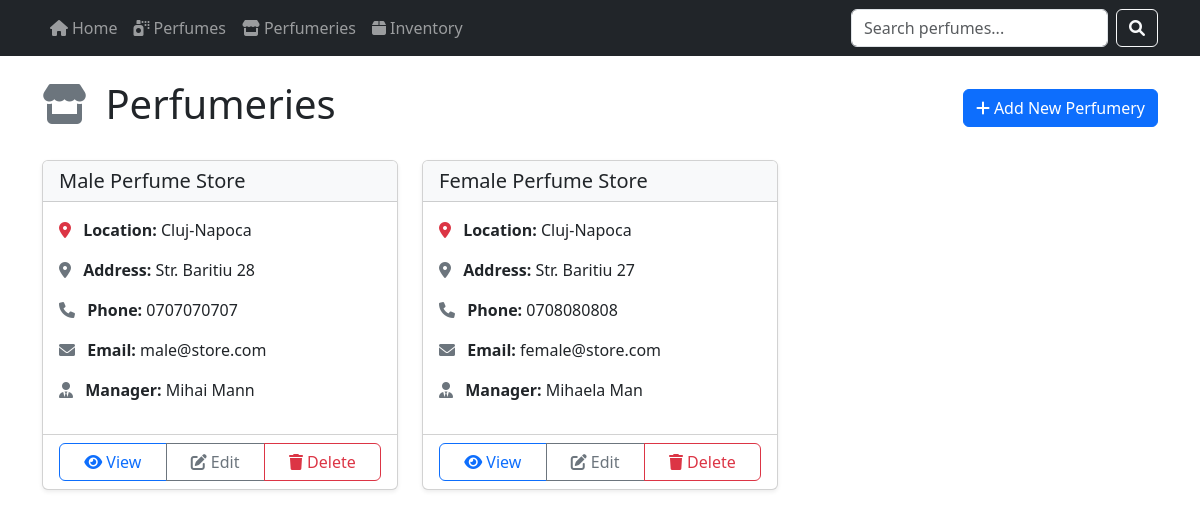
Page /perfumeries on the committed database.
### models/db_models.py (models this page shows, shortened)
class Perfumery(Base):
    __tablename__ = "perfumeries"
    id = Column(Integer, primary_key=True, index=True)
    name = Column(String(100), nullable=False)
    address = Column(String(255), nullable=False)
    city = Column(String(100), nullable=False)
    phone = Column(String(20))
    email = Column(String(100))
    manager_name = Column(String(100))
    inventories = relationship("Inventory", back_populates="perfumery", cascade="all, delete-orphan")

### views/perfumery_views.py (the view)
def list_perfumeries():
    db = next(get_db())
    view = FlaskPerfumeryListView()
    presenter = PerfumeryListPresenter(db, view)
    return presenter.get_all_perfumeries()

### database.py (called while the page is built)
def get_db():
    db = SessionLocal()
    try:
        yield db
    finally:
        db.close()

### models/repository/perfumery_repository.py (called while the page is built)
    def get_all(self, skip: int = 0, limit: int = 100) -> List[Perfumery]:
        return self.db.query(Perfumery).offset(skip).limit(limit).all()

### presenters/perfumery_list_presenter.py (called while the page is built)
    def get_all_perfumeries(self, skip: int = 0, limit: int = 100):
        try:
            perfumeries = self.repository.get_all(skip=skip, limit=limit)
            perfumery_dicts = [self._convert_perfumery_to_dict(p) for p in perfumeries]
            return self.view.display_perfumeries(perfumery_dicts)
        except Exception as e:
            return self.view.display_error(str(e))

    def _convert_perfumery_to_dict(self, perfumery) -> Dict[str, Any]:
        return {
            'id': perfumery.id,
            'name': perfumery.name,
            'address': perfumery.address,
            'city': perfumery.city,
            'phone': perfumery.phone,
            'email': perfumery.email,
            'manager_name': perfumery.manager_name
        }

### views/flask_views.py (called while the page is built)
    def display_perfumeries(self, perfumeries: List[Dict[str, Any]]) -> None:
        return render_template('perfumeries/list.html', perfumeries=perfumeries)

### views/templates/perfumeries/list.html (shortened to what this page needs)
{% extends "layout.html" %}
{% block content %}
<div class="d-flex justify-content-between align-items-center mb-4">
    <h1>
        <i class="fas fa-store me-2 text-secondary"></i>
        Perfumeries
    </h1>
    <a href="{{ url_for('new_perfumery_form') }}" class="btn btn-primary">
        <i class="fas fa-plus me-1"></i>Add New Perfumery
    </a>
</div>
{% if perfumeries %}
<div class="row row-cols-1 row-cols-md-2 row-cols-lg-3 g-4">
    {% for perfumery in perfumeries %}
    <div class="col">
        <div class="card h-100 shadow-sm">
            <div class="card-header bg-light">
                <h5 class="card-title mb-0">{{ perfumery.name }}</h5>
            </div>
            <div class="card-body">
                <div class="mb-3">
                    <i class="fas fa-map-marker-alt me-2 text-danger"></i>
                    <strong>Location:</strong> {{ perfumery.city }}
                </div>
                <div class="mb-3">
                    <i class="fas fa-location-dot me-2 text-secondary"></i>
                    <strong>Address:</strong> {{ perfumery.address }}
                </div>
                {% if perfumery.phone %}
                <div class="mb-3">
                    <i class="fas fa-phone me-2 text-secondary"></i>
                    <strong>Phone:</strong> {{ perfumery.phone }}
                </div>
                {% endif %}
                {% if perfumery.email %}
                <div class="mb-3">
                    <i class="fas fa-envelope me-2 text-secondary"></i>
                    <strong>Email:</strong> {{ perfumery.email }}
                </div>
                {% endif %}
                {% if perfumery.manager_name %}
                <div class="mb-3">
                    <i class="fas fa-user-tie me-2 text-secondary"></i>
                    <strong>Manager:</strong> {{ perfumery.manager_name }}
                </div>
                {% endif %}
            </div>
            <div class="card-footer bg-transparent">
                <div class="btn-group w-100">
                    <a href="{{ url_for('show_perfumery', perfumery_id=perfumery.id) }}" class="btn btn-outline-primary">
                        <i class="fas fa-eye me-1"></i>View
                    </a>
                    <a href="{{ url_for('edit_perfumery_form', perfumery_id=perfumery.id) }}" class="btn btn-outline-secondary">
                        <i class="fas fa-edit me-1"></i>Edit
                    </a>
                    <button type="button" class="btn btn-outline-danger" data-bs-toggle="modal" data-bs-target="#deleteModal{{ perfumery.id }}">
                        <i class="fas fa-trash me-1"></i>Delete
                    </button>
                </div>
            </div>
        </div>
    </div>
    {% endfor %}
</div>
{% else %}
<div class="alert alert-info">
    <i class="fas fa-info-circle me-2"></i>
    No perfumeries available. <a href="{{ url_for('new_perfumery_form') }}">Add a new perfumery</a>.
</div>
{% endif %}
{% endblock %}

### rows in the picture
Perfumery: name "Male Perfume Store", city "Cluj-Napoca", address "Str. Baritiu 28", phone "0707070707", email "male@store.com", manager_name "Mihai Mann"
Perfumery: name "Female Perfume Store", city "Cluj-Napoca", address "Str. Baritiu 27", phone "0708080808", email "female@store.com", manager_name "Mihaela Man"
